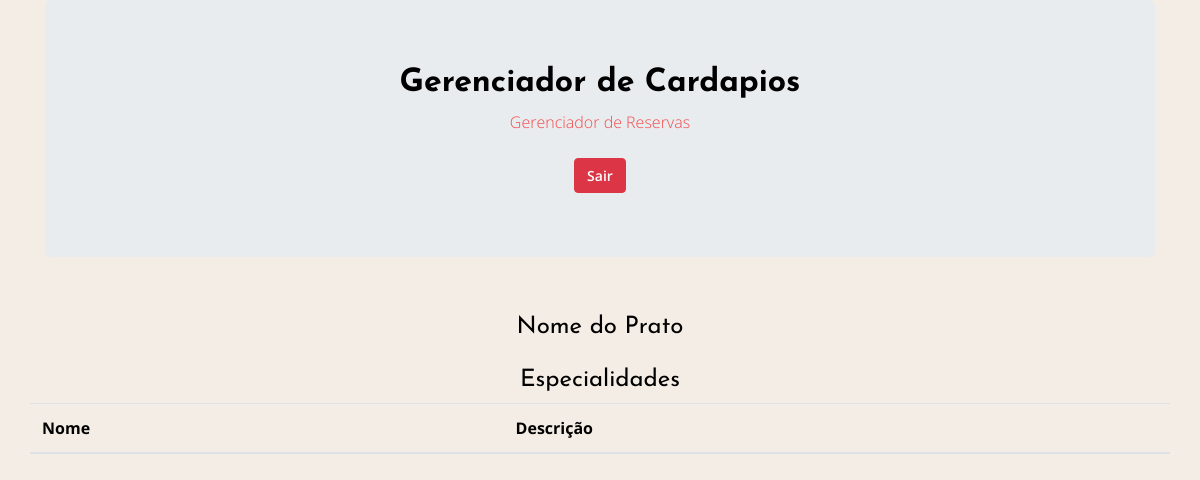
The page /admin/gerenciador/cardapio/index.php (signed in) on the database as committed earlier.
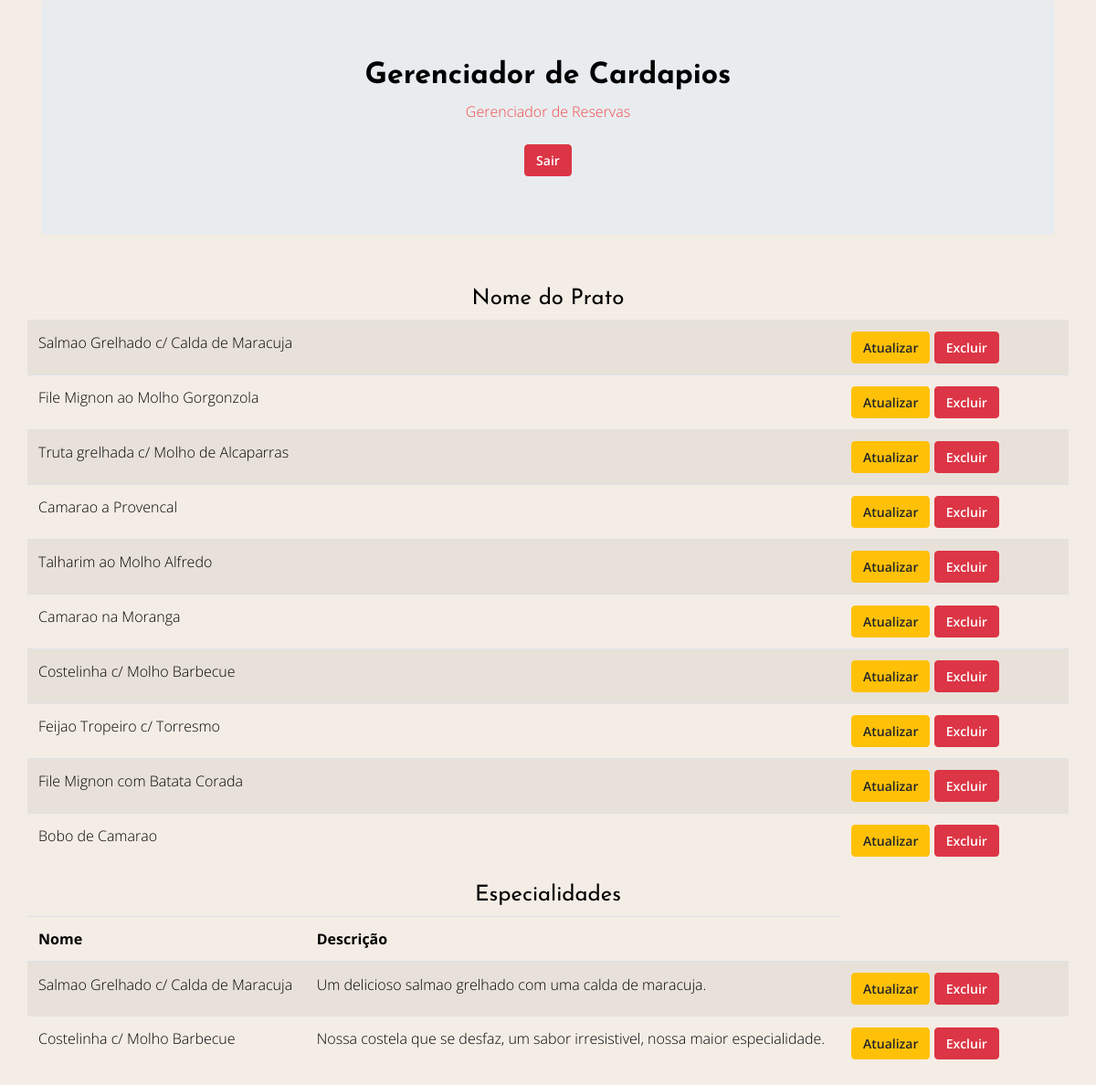
The same page on the database as committed later.
### tables this page shows
CREATE TABLE `cardapios` (
  `id` int(11) NOT NULL,
  `prato` varchar(250) NOT NULL
);

CREATE TABLE `especialidades` (
  `id` int(11) NOT NULL,
  `especial` varchar(100) NOT NULL,
  `descricao` varchar(100) DEFAULT NULL
);

### admin/gerenciador/cardapio/index.php (the view, shortened to what this page needs)
<!DOCTYPE html>
<html lang="pt-br">
<head>
	<link rel="stylesheet" href="vendor/bootstrap/bootstrap.min.css">
    <link rel="stylesheet" href="vendor/select2/select2.min.css">
    <link rel="stylesheet" href="vendor/owlcarousel/owl.carousel.min.css">
    <link rel="stylesheet" href="https://cdn.rawgit.com/noelboss/featherlight/1.7.13/release/featherlight.min.css">
    <link rel="stylesheet" href="https://cdnjs.cloudflare.com/ajax/libs/tempusdominus-bootstrap-4/5.0.1/css/tempusdominus-bootstrap-4.min.css">
    <link rel="stylesheet" href="https://cdnjs.cloudflare.com/ajax/libs/font-awesome/5.8.1/css/brands.css">
    <link rel="stylesheet" href="https://cdn.linearicons.com/free/1.0.0/icon-font.min.css">
    <link rel="stylesheet" href="https://use.fontawesome.com/releases/v5.8.1/css/all.css">
    <link rel="stylesheet" href="css/style.min.css">
</head>
<body>
        <div class="container">
          <div class="jumbotron">
            <div class="text-center">
                <h2>Gerenciador de Cardapios</h2>
				<a href="../">Gerenciador de Reservas</a>
                <a class="btn btn-danger" href="logout.php">Sair</a>
            </div>
          </div>
            <div class="text-center">
            <h4>Nome do Prato</h4>
            </div>
            <div class="row">
                <table class="table table-striped">
                    <tbody>
                        <?php
                        $pdo = Banco::conectar();
                        $sql = 'SELECT * FROM cardapios';
                        foreach($pdo->query($sql)as $row)
                        {
                            echo '<td>'. $row['prato'] . '</td>';
                            echo '<td width=250>';
                            echo '<a class="btn btn-warning" href="update.php?id='.$row['id'].'">Atualizar</a>';
                            echo '<a class="btn btn-danger" href="delete.php?id='.$row['id'].'">Excluir</a>';
                            echo '</td>';
                        }
                        ?>
                    </tbody>
                </table>
            </div>
			<div class="text-center">
            <h4>Especialidades</h4>
            </div>
			<div class="row">
                <table class="table table-striped">
				    <thead>
                        <tr>
                            <th scope="col">Nome</th>
                            <th scope="col">Descrição</th>
                        </tr>
                    </thead>
                    <tbody>
                        <?php
						$sql = 'SELECT * FROM especialidades';
                        foreach($pdo->query($sql)as $row)
                        {
                            echo '<td>'. $row['especial'] . '</td>';
							echo '<td>'. $row['descricao'] . '</td>';
                            echo '<td width=250>';
                            echo '<a class="btn btn-warning" href="updateesp.php?id='.$row['id'].'">Atualizar</a>';
                            echo '<a class="btn btn-danger" href="delete.php?id='.$row['id'].'">Excluir</a>';
                            echo '</td>';
                        }
                        ?>
                    </tbody>
                </table>
            </div>
        </div>
</body>
</html>

Rows that differ between the two databases and show on the page:
added cardapios: prato "Salmao Grelhado c/ Calda de Maracuja"
added cardapios: prato "File Mignon ao Molho Gorgonzola"
added cardapios: prato "Truta grelhada c/ Molho de Alcaparras"
added cardapios: prato "Camarao a Provencal"
added cardapios: prato "Talharim ao Molho Alfredo"
added cardapios: prato "Camarao na Moranga"
added cardapios: prato "Costelinha c/ Molho Barbecue"
added cardapios: prato "Feijao Tropeiro c/ Torresmo"
added cardapios: prato "File Mignon com Batata Corada"
added cardapios: prato "Bobo de Camarao"
added especialidades: especial "Salmao Grelhado c/ Calda de Maracuja", descricao "Um delicioso salmao grelhado com uma calda de maracuja."
added especialidades: especial "Costelinha c/ Molho Barbecue", descricao "Nossa costela que se desfaz, um sabor irresistivel, nossa maior especialidade."
